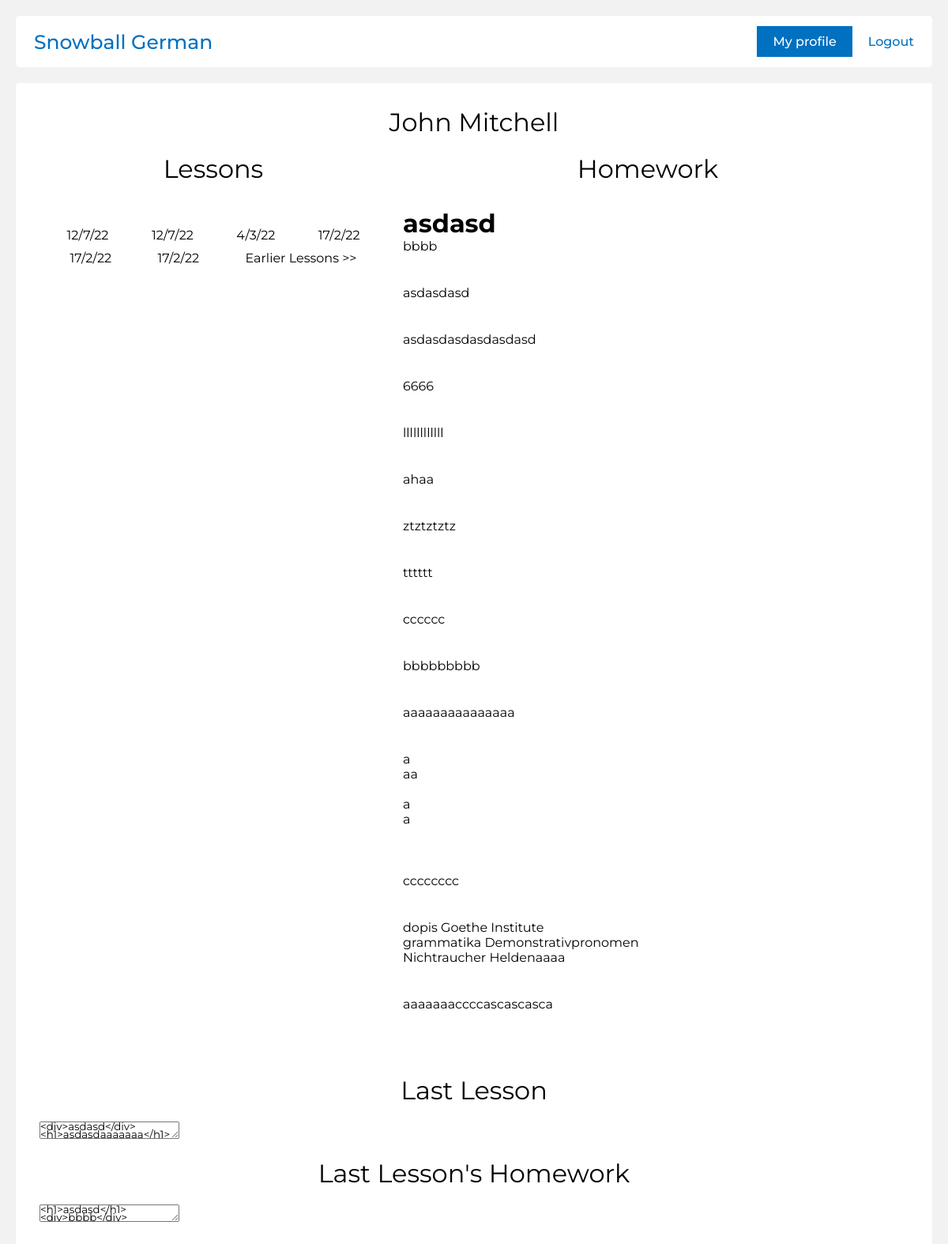
/030/studentDetail.php?id=20 (signed in), run on the app's committed database.
### tables this page shows
CREATE TABLE `user` (
  `id` int(11) NOT NULL,
  `name` varchar(50) NOT NULL,
  `surname` varchar(50) NOT NULL,
  `email` varchar(50) NOT NULL,
  `password` varchar(200) NOT NULL,
  `admin` tinyint(1) NOT NULL,
  `teacher` tinyint(4) NOT NULL,
  `teacher_id` int(11) NOT NULL,
  `gdpr` tinyint(4) NOT NULL
);

CREATE TABLE `lesson` (
  `id` int(11) NOT NULL,
  `date` datetime NOT NULL,
  `user_id` int(11) NOT NULL,
  `teacher_id` int(11) NOT NULL,
  `note` longtext,
  `hw` text,
  `plan` text,
  `heading` text
);

### 030/model/trida.php (called while the page is built, shortened)
<?php
class trida
{
    protected $conn;
    public function __construct()
    {
        $this->conn = new PDO('mysql:host=' . trida::HOST . ';dbname=' . trida::DBNAME,
        trida::USER,
        trida::PASS);
        $this->conn->query('SET NAMES utf8');
    }
    public function exec($sql, $PARAMS = [])
    {
        $stmt = $this->conn->prepare($sql);
        $result = $stmt->execute($PARAMS);
        return $stmt;
    }
    public function selectAll($sql, $PARAMS = [])
    {
        return $this->exec($sql, $PARAMS)->fetchAll();
    }
    public function selectOne($sql, $PARAMS = [])
    {
        return $this->exec($sql, $PARAMS)->fetch();
    }
}

### 030/model/abstraktni.php (called while the page is built, shortened)
<?php
class abstraktni
{
    public function __construct(trida $db)
    {
        $this->db = $db;
    }
}

### 030/model/user_repository.php (called while the page is built, shortened)
<?php
class user_repository extends abstraktni{
    public function getUserById($id)
    {
        $sql ='SELECT * from user where id = :id';
        $params = [
            ':id' => $id,
        ];
        return $this->db->selectOne($sql, $params);
    }
}

### 030/model/lesson_repository.php (called while the page is built, shortened)
<?php
class lesson_repository extends abstraktni{
    public function getLessonsByUserId($id)
    {
        $sql ='SELECT *, DATE_FORMAT(date,"%e/%c/%y") as date_form from lesson where user_id = :id ORDER BY `date` DESC';
        $params = [
            ':id' => $id,
        ];
        return $this->db->selectAll($sql, $params);
    }
    public function getTopTenLessonsByUserId($id)
    {
        $sql ='SELECT *, DATE_FORMAT(date,"%e/%c/%y") as date_form from lesson where user_id = :id ORDER BY `date` DESC limit 6';
        $params = [
            ':id' => $id,
        ];
        return $this->db->selectAll($sql, $params);
    }
    public function getLastLesson($id)
    {
        $sql ='SELECT * from lesson where user_id = :id ORDER BY `date` DESC limit 1';
        $params = [
            ':id' => $id,
        ];
        return $this->db->selectAll($sql, $params);
    }
}

### 030/studentDetail.php (the view, shortened to what this page needs)
<?php
$db = new trida();
$us = new user_repository($db);
$ls = new lesson_repository($db);
$LastLesson = $ls->getLastLesson($_GET['id']);
if(isset($_GET['id']))
{
    $user = $us->getUserByID($_GET['id']);
    $allLessons = $ls->getLessonsByUserId($_GET['id']);
    if($_SESSION['user']['teacher']==0)
    {
        if(isset($_GET['more']))
        {
            $lesson = $ls->getLessonsByUserId($_GET['id']);
        }
        else
        {
            $lesson = $ls->getTopTenLessonsByUserId($_GET['id']);
        }
    }
    else
    {
        $lesson = $ls->getLessonsByUserId($_GET['id']);
    }
}
else
{
    $user = $us->getUserByID($_SESSION['user']['id']);
}
?>
<?php if(isset($_SESSION['user'])):?>
<!DOCTYPE html>
<html lang="en">
<head>
    <?php include 'head.php'?>
</head>
<body>
<?php include 'header.php'?>
<main>
<h1 class="center weight400"><?= $user['name']?> <?= $user['surname']?></a> </h1>
<div class="TwoButtons">
    <div class="OneButton margin50">
        <h1 class="weight400">Lessons</h1>
        <div class="lessons-content">
            <?php foreach($lesson as $l):?>
                <div class="lesson">
                <a href="lessonDetail.php?id=<?=$l['id']?>" class="link-black"><?=$l['date_form']?></a>
                </div>
            <?php endforeach; ?>
            <?php
            if($_SESSION['user']['teacher']==0)
            {
                if(!isset($_GET['more']))
                {
                    ?>
                    <div class="lesson">
                        <a href="studentDetail.php?id=<?=$l['user_id']?>&more=1" class="link">Earlier Lessons >></a>
                    </div>
                    <?php
                }
                else
                {
                    ?>
                    <div class="lesson">
                        <a href="studentDetail.php?id=<?=$l['user_id']?>" class="link">Show less <<</a>
                    </div>
                    <?php
                }
            }
            ?>
        </div>
    </div>
    <div class="OneButton">
        <h1 class="weight400">Homework</h1>
        <div class="homework-content">
            <?php foreach($allLessons as $l):?>
                <div class="hw"><a href="lessonDetail.php?id=<?=$l['id']?>" class="link-black"><?=$l['hw']?></a></div>
            <?php endforeach; ?>
        </div>
    </div>
</div>
<div>
<h1 class="center weight400"> Last Lesson </h1>
<?php foreach($LastLesson as $les):?>
<textarea><?=$les['note']?></textarea>
<h1 class="center weight400 marginTop"> Last Lesson's Homework </h1>
<textarea><?=$les['hw']?></textarea>
<?php endforeach; ?>
</div>
</main>
</body>
</html>
<?php endif;?>

### 030/style.css (style rules this page uses)
* { margin: 0; padding: 0; box-sizing: border-box; font-family: 'Montserrat', sans-serif; }
html { --color: #f2f2f2ff; --blue:#0070c0ff; }
body { background: var(--color); }
main { position: relative; max-width: 1200px; margin: 20px auto; min-height: 90vh; background: #fff; box-sizing: border-box; border-radius: 4px; padding: 30px; }
.marginTop { margin-top:20px; }
.weight400 { font-weight: 400; }
.link { text-decoration: none; color: #000; }
.link-black { text-decoration: none; color: #000; }
.center { text-align: center; margin-bottom: 20px; }
.TwoButtons { display: grid; grid-template-columns: 40% 60%; margin-bottom: 50px; }
.OneButton { text-align: center; }
.margin50 { margin-bottom:50px; }
.lessons-content { margin-top: 50px; display: flex; flex-wrap: wrap; justify-content: space-evenly; max-height: 70vh; overflow: auto; overflow-x: hidden; }
.homework-content { margin-top: 20px; max-height: 70vh; overflow: auto; overflow-x: hidden; }
.lesson { padding: 5px 20px; }
.hw { padding: 10px 20px; margin-bottom: 20px; text-align: left; }
textarea { line-height: 10px; }
@media (max-width: 1200px) { main { margin: 20px; } }

### data on the page
user: name "John", surname "Mitchell"
lesson: date_form "12/7/22", hw "asdasd bbbb", note "<div>asdasd</div> <h1>asdasdaaaaaaa</h1>", hw "<h1>asdasd</h1> <div>bbbb</div>"
lesson: date_form "12/7/22", hw "asdasdasd"
lesson: date_form "4/3/22", hw "asdasdasdasdasdasd"
lesson: date_form "17/2/22", hw "6666"
lesson: date_form "17/2/22", hw "llllllllllll"
lesson: date_form "17/2/22", hw "ahaa"
lesson: hw "ztztztztz"
lesson: hw "tttttt"
lesson: hw "cccccc"
lesson: hw "bbbbbbbbb"
lesson: hw "aaaaaaaaaaaaaaa"
lesson: hw "a aa a a"
lesson: hw "cccccccc"
lesson: hw "dopis Goethe Institute grammatika Demonstrativpronomen Nichtraucher Heldenaaaa"
lesson: hw "aaaaaaaccccascascasca"
